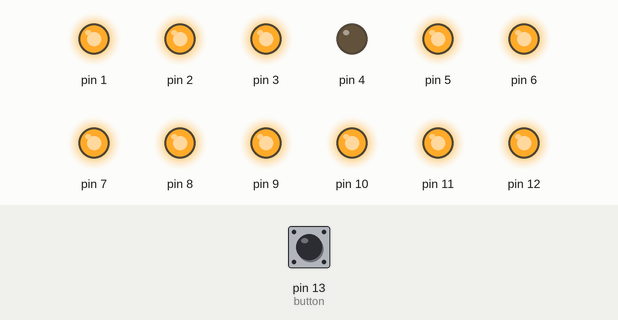
Bench run of a sketch on a simulated Arduino Uno, built with avr-gcc and run on an emulated ATmega328P. On the bench: output pins drawn as LEDs (lit = HIGH). Dashed ring = blinking. The test bench sets the inputs (shaded band); at power-on: pin 13 (button) HIGH.

Above: at 2.95 s.
3.0 s: pin 13 (button) pulled LOW for 0.15 s
At 3.7 s:
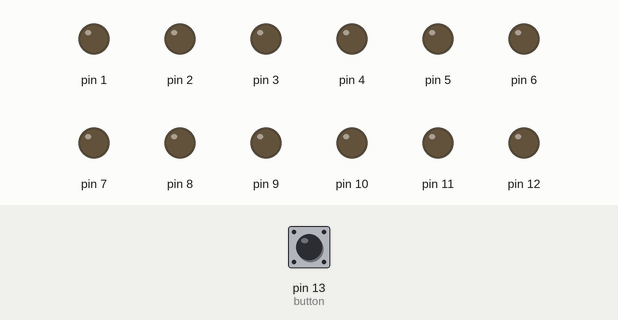
4.7 s: pin 13 (button) pulled LOW for 1 s
At 6.6 s:
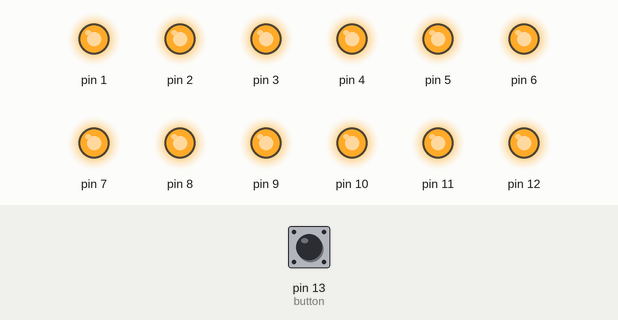
7.2 s: pin 13 (button) pulled LOW for 3.2 s
At 7.55 s:
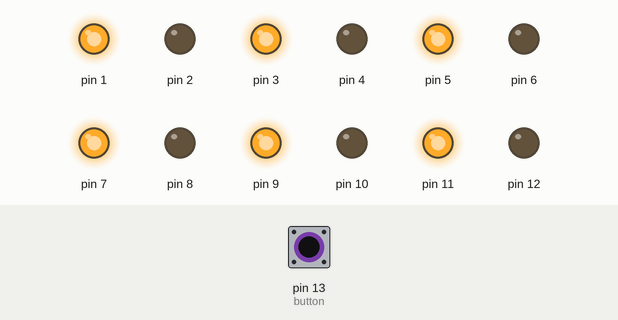
11.9 s: pin 13 (button) pulled LOW for 0.15 s
14.9 s: pin 13 (button) pulled LOW for 0.15 s
At 15.2 s:
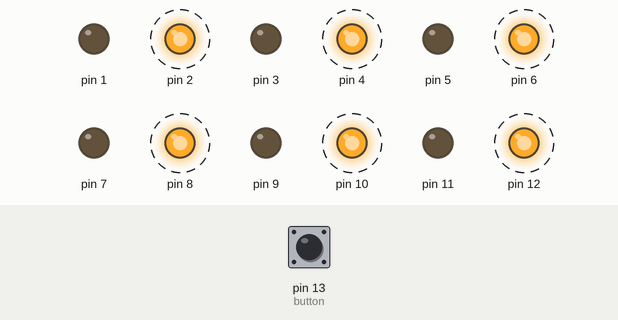
17.9 s: pin 13 (button) pulled LOW for 1 s
Timing chart, 0 to 21.9 s (numbered marks = the images above; inputs shaded):
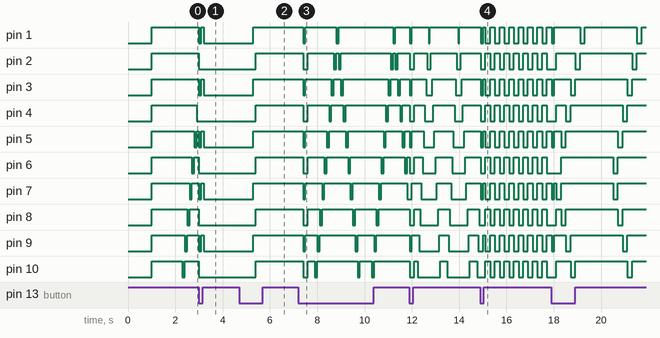

Measured:
- after the input at 3.0 s, pin 4: stays LOW (without the input it goes to HIGH after 0.00 s)
- after the input at 4.7 s, pin 1, pin 3, pin 5, pin 7, pin 9, pin 11: LOW → HIGH after 0.60 s; pin 2, pin 4, pin 6, pin 8, pin 10, pin 12: LOW → HIGH after 0.70 s
- after the input at 7.2 s, pin 1: goes LOW 0.10 s, HIGH 1.3 s, LOW 0.10 s, HIGH 2.3 s, LOW 0.10 s, then HIGH, starting after 0.20 s; pin 2: HIGH → LOW after 0.20 s, → HIGH 0.20 s later, → LOW 1.1 s later, → HIGH 0.10 s later, … (10 changes in this stretch)
- after the input at 14.9 s, pin 2, pin 4, pin 6: alternates HIGH for 0.20 s and LOW for 0.20 s, starting at once; pin 8, pin 10, pin 12: alternates HIGH for 0.20 s and LOW for 0.20 s, starting after 0.21 s

The sketch:

Peacock_Runway.ino
```cpp
/* Digital Peacock Driver
 * --------------
 * Lights 12 LEDs in different patterns via a Lilypad microcontroller
*/

int button = 13;        // Button input

int i = 0;
int j = 0;
int count = 0;
int ShowNum = 0;
int MaxShow = 7;

boolean ButtonState;
boolean ButtonPrev = HIGH;
long time = 0;         // the last time the button was pushed
long debounce = 50;   // the debounce time, increase if the output flickers

byte dato1 = 0;
byte dato2 = 0;

int DefaultDelay = 200;  // default delay time <- controls speed of movement

int numlights = 12;      // number of lights

void setup() {
  for (i=1; i<(numlights+1); i++) pinMode(i, OUTPUT);   // set up all the lights
  pinMode(button, INPUT);

}


boolean ButtonPushed (void) {

  ButtonState = digitalRead(button);

  if (ButtonState == LOW && ButtonPrev == HIGH && millis() - time > debounce) {      // Has button been pushed?
      ButtonState = HIGH;                                                             // Yes, reset the button
      ButtonPrev = LOW;
      time = millis();      // ... and remember when the last button press was
      LightUp(B1111, B11111111, 100);
      LightUp(B1010, B10101010, 100);
      return HIGH;          // Button pushed
  } else {                  // Button not pushed
      ButtonPrev = ButtonState;
      return LOW;
  }
}

void LightUp(byte dato1, byte dato2, int delaytime)
{
   for (count = 0; count < 8; count++) {
    digitalWrite(count+1, !(dato2 & 01));  // NAND the rightmost bit with a 1
    dato2>>=1;
   }

   for (count = 0; count < 4; count++) {
    digitalWrite(count+9, !(dato1 & 01));  // NAND the rightmost bit with a 1
    dato1>>=1;
   }

   delay(delaytime);  // Hold light pattern for this many microseconds
}

void loop()
{

/*
 * Show - All on
 */
 if (ShowNum == 1 or ShowNum == 0) {
  LightUp(B1111, B11111111, 1000);
  if (ButtonPushed()) { ShowNum++; return; }
 }

/*
 * Show - All off
 */
 if (ShowNum == 2 or ShowNum == 0) {
  LightUp(B0000, B00000000, 1000);
  if (ButtonPushed()) { ShowNum++; return; }
 }

/*
 * Show - one scrolling light back and forth
 */
 if (ShowNum == 3 or ShowNum == 0) {

  DefaultDelay = 100;

  for (j=0;j<5;j++) {
  LightUp(B0000, B00000000, DefaultDelay); if (ButtonPushed()) { ShowNum++; return; }
  LightUp(B1000, B00000000, DefaultDelay); if (ButtonPushed()) { ShowNum++; return; }
  LightUp(B0100, B00000000, DefaultDelay); if (ButtonPushed()) { ShowNum++; return; }
  LightUp(B0010, B00000000, DefaultDelay); if (ButtonPushed()) { ShowNum++; return; }
  LightUp(B0001, B00000000, DefaultDelay); if (ButtonPushed()) { ShowNum++; return; }
  LightUp(B0000, B10000000, DefaultDelay); if (ButtonPushed()) { ShowNum++; return; }
  LightUp(B0000, B01000000, DefaultDelay); if (ButtonPushed()) { ShowNum++; return; }
  LightUp(B0000, B00100000, DefaultDelay); if (ButtonPushed()) { ShowNum++; return; }
  LightUp(B0000, B00010000, DefaultDelay); if (ButtonPushed()) { ShowNum++; return; }
  LightUp(B0000, B00001000, DefaultDelay); if (ButtonPushed()) { ShowNum++; return; }
  LightUp(B0000, B00000100, DefaultDelay); if (ButtonPushed()) { ShowNum++; return; }
  LightUp(B0000, B00000010, DefaultDelay); if (ButtonPushed()) { ShowNum++; return; }
  LightUp(B0000, B00000001, DefaultDelay); if (ButtonPushed()) { ShowNum++; return; }
  LightUp(B0000, B00000010, DefaultDelay); if (ButtonPushed()) { ShowNum++; return; }
  LightUp(B0000, B00000100, DefaultDelay); if (ButtonPushed()) { ShowNum++; return; }
  LightUp(B0000, B00001000, DefaultDelay); if (ButtonPushed()) { ShowNum++; return; }
  LightUp(B0000, B00010000, DefaultDelay); if (ButtonPushed()) { ShowNum++; return; }
  LightUp(B0000, B00100000, DefaultDelay); if (ButtonPushed()) { ShowNum++; return; }
  LightUp(B0000, B01000000, DefaultDelay); if (ButtonPushed()) { ShowNum++; return; }
  LightUp(B0000, B10000000, DefaultDelay); if (ButtonPushed()) { ShowNum++; return; }
  LightUp(B0001, B00000000, DefaultDelay); if (ButtonPushed()) { ShowNum++; return; }
  LightUp(B0010, B00000000, DefaultDelay); if (ButtonPushed()) { ShowNum++; return; }
  LightUp(B0100, B00000000, DefaultDelay); if (ButtonPushed()) { ShowNum++; return; }
  LightUp(B1000, B00000000, DefaultDelay); if (ButtonPushed()) { ShowNum++; return; }
  }
}

/*
 * Show - lights fill up; empty down
 */
 if (ShowNum == 4 or ShowNum == 0) {

  DefaultDelay = 50;

  for (j=0;j<3;j++) {
  LightUp(B0000, B00000000, DefaultDelay); if (ButtonPushed()) { ShowNum++; return; }
  LightUp(B1000, B00000000, DefaultDelay); if (ButtonPushed()) { ShowNum++; return; }
  LightUp(B1100, B00000000, DefaultDelay); if (ButtonPushed()) { ShowNum++; return; }
  LightUp(B1110, B00000000, DefaultDelay); if (ButtonPushed()) { ShowNum++; return; }
  LightUp(B1111, B00000000, DefaultDelay); if (ButtonPushed()) { ShowNum++; return; }
  LightUp(B1111, B10000000, DefaultDelay); if (ButtonPushed()) { ShowNum++; return; }
  LightUp(B1111, B11000000, DefaultDelay); if (ButtonPushed()) { ShowNum++; return; }
  LightUp(B1111, B11100000, DefaultDelay); if (ButtonPushed()) { ShowNum++; return; }
  LightUp(B1111, B11110000, DefaultDelay); if (ButtonPushed()) { ShowNum++; return; }
  LightUp(B1111, B11111000, DefaultDelay); if (ButtonPushed()) { ShowNum++; return; }
  LightUp(B1111, B11111100, DefaultDelay); if (ButtonPushed()) { ShowNum++; return; }
  LightUp(B1111, B11111110, DefaultDelay); if (ButtonPushed()) { ShowNum++; return; }
  LightUp(B1111, B11111111, DefaultDelay); if (ButtonPushed()) { ShowNum++; return; }
  LightUp(B1111, B11111110, DefaultDelay); if (ButtonPushed()) { ShowNum++; return; }
  LightUp(B1111, B11111100, DefaultDelay); if (ButtonPushed()) { ShowNum++; return; }
  LightUp(B1111, B11111000, DefaultDelay); if (ButtonPushed()) { ShowNum++; return; }
  LightUp(B1111, B11110000, DefaultDelay); if (ButtonPushed()) { ShowNum++; return; }
  LightUp(B1111, B11100000, DefaultDelay); if (ButtonPushed()) { ShowNum++; return; }
  LightUp(B1111, B11000000, DefaultDelay); if (ButtonPushed()) { ShowNum++; return; }
  LightUp(B1111, B10000000, DefaultDelay); if (ButtonPushed()) { ShowNum++; return; }
  LightUp(B1111, B00000000, DefaultDelay); if (ButtonPushed()) { ShowNum++; return; }
  LightUp(B1110, B00000000, DefaultDelay); if (ButtonPushed()) { ShowNum++; return; }
  LightUp(B1100, B00000000, DefaultDelay); if (ButtonPushed()) { ShowNum++; return; }
  LightUp(B1000, B00000000, DefaultDelay); if (ButtonPushed()) { ShowNum++; return; }
  LightUp(B0000, B00000000, DefaultDelay); if (ButtonPushed()) { ShowNum++; return; }
  }
}

/*
 * Show - lights alternate
 */
 if (ShowNum == 5 or ShowNum == 0) {

  DefaultDelay = 200;

  for (j=0;j<15;j++) {
  LightUp(B0101, B01010101, DefaultDelay); if (ButtonPushed()) { ShowNum++; return; }
  LightUp(B1010, B10101010, DefaultDelay); if (ButtonPushed()) { ShowNum++; return; }
  }
}

/*
 * Show - Push out from the middle
 */
 if (ShowNum == 6 or ShowNum == 0) {

  DefaultDelay = 200;

  for (j=0;j<3;j++) {
  LightUp(B0000, B01100000, DefaultDelay); if (ButtonPushed()) { ShowNum++; return; }
  LightUp(B0000, B10010000, DefaultDelay); if (ButtonPushed()) { ShowNum++; return; }
  LightUp(B0001, B00001000, DefaultDelay); if (ButtonPushed()) { ShowNum++; return; }
  LightUp(B0010, B00000100, DefaultDelay); if (ButtonPushed()) { ShowNum++; return; }
  LightUp(B0100, B00000010, DefaultDelay); if (ButtonPushed()) { ShowNum++; return; }
  LightUp(B1000, B00000001, DefaultDelay); if (ButtonPushed()) { ShowNum++; return; }
  LightUp(B0000, B00000000, DefaultDelay); if (ButtonPushed()) { ShowNum++; return; }
  delay(1000);
  }
}

/*
 * Show - Random On - Flash - Random Off
 */
 if (ShowNum == 7 or ShowNum == 0) {

  DefaultDelay = 100;

  for (j=0;j<2;j++) {
  LightUp(B0000, B00000000, DefaultDelay); if (ButtonPushed()) { ShowNum++; return; }
  LightUp(B0100, B00000000, DefaultDelay); if (ButtonPushed()) { ShowNum++; return; }
  LightUp(B0100, B00000010, DefaultDelay); if (ButtonPushed()) { ShowNum++; return; }
  LightUp(B0100, B01000010, DefaultDelay); if (ButtonPushed()) { ShowNum++; return; }
  LightUp(B0110, B01000010, DefaultDelay); if (ButtonPushed()) { ShowNum++; return; }
  LightUp(B0110, B01010010, DefaultDelay); if (ButtonPushed()) { ShowNum++; return; }
  LightUp(B0110, B01010011, DefaultDelay); if (ButtonPushed()) { ShowNum++; return; }
  LightUp(B0110, B11010011, DefaultDelay); if (ButtonPushed()) { ShowNum++; return; }
  LightUp(B0110, B11011011, DefaultDelay); if (ButtonPushed()) { ShowNum++; return; }
  LightUp(B1110, B11011011, DefaultDelay); if (ButtonPushed()) { ShowNum++; return; }
  LightUp(B1110, B11111011, DefaultDelay); if (ButtonPushed()) { ShowNum++; return; }
  LightUp(B1110, B11111111, DefaultDelay); if (ButtonPushed()) { ShowNum++; return; }
  LightUp(B1111, B11111111, DefaultDelay); if (ButtonPushed()) { ShowNum++; return; }

  LightUp(B0000, B00000000, DefaultDelay); if (ButtonPushed()) { ShowNum++; return; }

  LightUp(B1111, B11111111, DefaultDelay); if (ButtonPushed()) { ShowNum++; return; }
  LightUp(B1111, B11111101, DefaultDelay); if (ButtonPushed()) { ShowNum++; return; }
  LightUp(B1110, B11111101, DefaultDelay); if (ButtonPushed()) { ShowNum++; return; }
  LightUp(B1110, B11101101, DefaultDelay); if (ButtonPushed()) { ShowNum++; return; }
  LightUp(B1010, B11101101, DefaultDelay); if (ButtonPushed()) { ShowNum++; return; }
  LightUp(B1010, B01101101, DefaultDelay); if (ButtonPushed()) { ShowNum++; return; }
  LightUp(B1010, B01101100, DefaultDelay); if (ButtonPushed()) { ShowNum++; return; }
  LightUp(B0010, B01101100, DefaultDelay); if (ButtonPushed()) { ShowNum++; return; }
  LightUp(B0010, B01101000, DefaultDelay); if (ButtonPushed()) { ShowNum++; return; }
  LightUp(B0010, B00101000, DefaultDelay); if (ButtonPushed()) { ShowNum++; return; }
  LightUp(B0000, B00101000, DefaultDelay); if (ButtonPushed()) { ShowNum++; return; }
  LightUp(B0000, B00001000, DefaultDelay); if (ButtonPushed()) { ShowNum++; return; }
  LightUp(B0000, B00000000, DefaultDelay); if (ButtonPushed()) { ShowNum++; return; }
  }
}
if (ShowNum>MaxShow) { ShowNum =0; }   // Start shows at beginning
}
```
